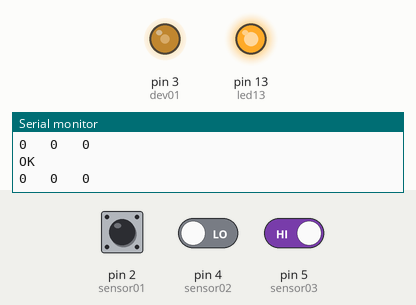
Simulated run of this sketch. Board: Arduino Uno, built with avr-gcc and run on an emulated ATmega328P. Shown: output pins drawn as LEDs (lit = HIGH), the last lines printed to the serial monitor. Inputs (shaded band) come from the test bench; at power-on: pin 4 (sensor02) LOW, pin 2 (sensor01) LOW, pin 5 (sensor03) HIGH.

Above: at 1.2 s.
1.3 s: pin 4 (sensor02) driven HIGH
At 2.0 s:
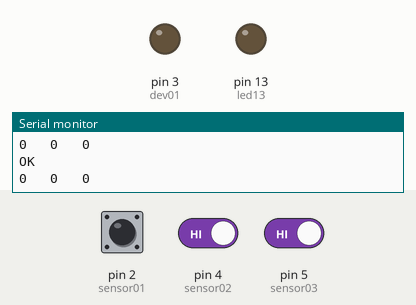
8.8 s: pin 2 (sensor01) pulsed HIGH 2 times (0.12 s each, 0.3 s apart)
At 9.6 s:
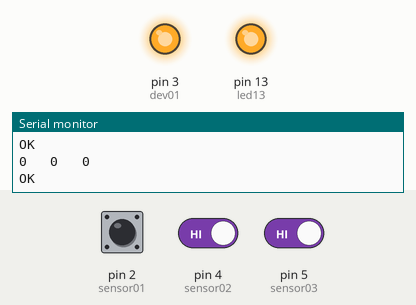
Timing chart, 0 to 11.8 s (numbered marks = the images above; inputs shaded):
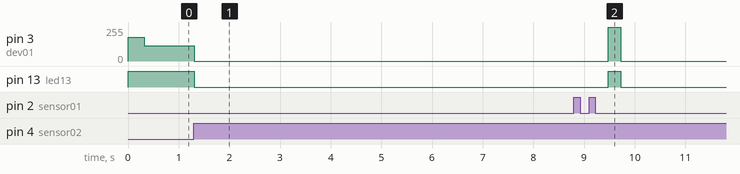

Measured:
- after the input at 1.3 s, pin 13 (led13): HIGH → LOW at once
- after the input at 8.8 s, pin 3 (dev01): 0/255 → 255/255 after 0.68 s, → 0/255 0.24 s later; pin 13 (led13): LOW → HIGH after 0.68 s, → LOW 0.24 s later

The sketch:

Drv_0.1.ino
```cpp
const int sensor01 = 2;//                             Кнопка (на пин поступает постоянно 5 вольт, активируется, когда на пин подается GND)
const int sensor02 = 4;//                             Точка синхронизации координат (Sharp 1A22LC)(она же сенсор инициализации, сенсор полного периода времени цикла)
const int sensor03 = 5;//                             Щелевой тахометр (Sharp 1A22LC), устройства DEV1 (открытая = 0, перекрытая = 1)если ловит HIGH(перекрытая) то показания идут +1, если же ловит LOW(открытая) то показания идут -1.
const int dev01 = 3;//                                Двигатель (Toshiba DCM-1240-2AU) (24х щелевой)
const int led13 = 13;//                               Встроенный светодиод (Индикация работы DEV1)


boolean initialization = false;//                     Метка статуса инициализации, открывает функцию подачи сигнала на двигатели, остальные функции идут в обход инициализации.
boolean *pInitialization = &initialization;
unsigned int initializationTemp = 1900;//             Временная метка выхода за диапазон времени выполнения цикла инициализации, принуждает провести цикл инициализации заново
unsigned int *pInitializationTemp = &initializationTemp;


unsigned int sensor01Temp = 0;//                       Результирующая импульса в милисекундах
unsigned int *pSensor01Temp = &sensor01Temp;
unsigned int sensor01TempNull = 500;//                 Сброс счетчика в null спустя заданное переменной количество милисекунд
unsigned int *pSensor01TempNull = &sensor01TempNull;
unsigned long sensor01Time1 = 0;//                     Точка времени, вычитаемая из большей
unsigned long *pSensor01Time1 = &sensor01Time1;
unsigned long sensor01Time2 = 0;//                     Точка времени для вычета меньшей точки
unsigned long *pSensor01Time2 = &sensor01Time2;


unsigned int sensor02Temp0 = 0;//                       Результирующая импульса в милисекундах  (ОТРИЦАТЕЛЬНЫЙ ПЕРИОД)
unsigned int *pSensor02Temp0 = &sensor02Temp0;
unsigned int sensor02Temp1 = 0;//                       Результирующая импульса в милисекундах (ПОЛОЖИТЕЛЬНЫЙ ПЕРИОД)
unsigned int *pSensor02Temp1 = &sensor02Temp1;
unsigned int sensor02TempNull = 5000;//                 Сброс счетчика в null спустя заданное переменной количество милисекунд
unsigned int *pSensor02TempNull = &sensor02TempNull;

unsigned long sensor02Time01 = 0;//                     Точка времени, вычитаемая из большей  (ОТРИЦАТЕЛЬНЫЙ ПЕРИОД)
unsigned long *pSensor02Time01 = &sensor02Time01;
unsigned long sensor02Time02 = 0;//                     Точка времени для вычета меньшей точки  (ОТРИЦАТЕЛЬНЫЙ ПЕРИОД)
unsigned long *pSensor02Time02 = &sensor02Time02;
unsigned long sensor02Time1 = 0;//                      Точка времени, вычитаемая из большей (ПОЛОЖИТЕЛЬНЫЙ ПЕРИОД)
unsigned long *pSensor02Time1 = &sensor02Time1;
unsigned long sensor02Time2 = 0;//                      Точка времени для вычета меньшей точки (ПОЛОЖИТЕЛЬНЫЙ ПЕРИОД)
unsigned long *pSensor02Time2 = &sensor02Time2;


unsigned int sensor03Temp = 0;//                       Результирующая длины импульса
unsigned int *pSensor03Temp = &sensor03Temp;
unsigned int sensor03Inc = 0;//                        Количество сработок сенсора
unsigned int *pSensor03Inc = &sensor03Inc;
unsigned int sensor03Cicl = 0;//                       Количество циклов оборота тахометра
unsigned int *pSensor03Cicl = &sensor03Cicl;


void setup() {
  Serial.begin(9600);
  pinMode(sensor01, INPUT);
  pinMode(sensor02, INPUT);
  pinMode(sensor03, INPUT);
  pinMode(dev01, OUTPUT);
  pinMode(led13, OUTPUT);
}


void loop() {
  fInitialization();
  fStatSensor();
  if (*pInitialization == true) fRunDev();
  Serial.print("OK\n");
  //Serial.print(*pSensor01Temp);
  //Serial.print("            ");
  //Serial.print(*pSensor02Temp0);
  //Serial.print("   ");
  //Serial.print(*pSensor02Temp1);
  //Serial.print("\n");

  Serial.print(*pSensor03Temp);
  Serial.print("   ");
  Serial.print(*pSensor03Inc);
  Serial.print("   ");
  Serial.print(*pSensor03Cicl);
  Serial.print("\n");
}


void fInitialization() {  // инициализация START

  //тестовый зброс инициализации
  //  if (digitalRead(sensor02) == 0)
  //      {
  //        *pInitialization = false;
  //      }
  //тестовый зброс инициализации

  if (*pInitialization == false)
  {

    if ((*pSensor02Temp1) <= 300)
    {
      digitalWrite(led13, HIGH);
      analogWrite(dev01, 180);
      //Serial.print("  DEV01 LOW(210)\n");
    }
    else
    {
      // !!!ВНИМАНИЕ!!! для корректной работы необходимо изменить частоту!
      analogWrite(dev01, 116); // пониженный сигнал шим для уменьшения инерции и точного позиционирования метки в точки начала координат (116 - рабочая частота, ? - тестовая(500мл)) зависит от веса, нагружаемого на ось
      if ((*pSensor02Temp1) >= 2000 && (*pSensor02Temp1) <= 2500) // увеличить нагрузку, если механизм заклинило, так как заклинивший механизм есть причина нарушения цикла времени не выполняется правило установки истинности
      {
        digitalWrite(led13, HIGH);
        analogWrite(dev01, 180);
        //Serial.print("  DEV01 LOW(210)\n");
      }
      if ((digitalRead(sensor02) == 1) && (*pSensor02Temp1) < (*pInitializationTemp)) // правило установки истинности, завершающее инициализацию
      {
        *pInitialization = true;
        analogWrite(dev01, 0); // Сигнал остановки на случай, если устройство синхронизировано вручную либо остановка цикла синхронизации
      }
    }

  }

}  // инициализация END


void fStatSensor() {  // sensor START

  // sensor 01 (BTN) START
  if ( digitalRead(sensor01) == HIGH)
  {
    *pSensor01Time1 = 0; // Сброс первоначальной точки отсчета временной 1
  }

  if ( digitalRead(sensor01) == LOW)
  {
    if (*pSensor01Time1 == 0) (*pSensor01Time1) = millis(); // Установка первоночальной временной 1
    *pSensor01Time2 = 0; // Сброс первоначальной точки отсчета временной 2
    if (*pSensor01Time2 == 0) (*pSensor01Time2) = millis(); // Установка первоначальной временной 2
    *pSensor01Temp = (*pSensor01Time2) - (*pSensor01Time1); // Результирующая временная сработки сенсора, переинициализация при каждой сработке сенсора
  }

  if ((*pSensor01Temp) >= (*pSensor01TempNull)) (*pSensor01Temp) = 0;
  // sensor 01 (BTN) END

  // sensor 02 (СИНХРОНИЗАТОР) START
  if ( digitalRead(sensor02) == HIGH)
  {
    *pSensor02Time1 = 0; // Сброс первоначальной точки отсчета временной 1
    if (*pSensor02Time01 == 0) (*pSensor02Time01) = millis(); // Установка первоначальной временной 1
    *pSensor02Time02 = 0; // Сброс первоначальной точки отсчета временной 2
    if (*pSensor02Time02 == 0) (*pSensor02Time02) = millis(); // Установка первоначальной временной 2
    *pSensor02Temp0 = (*pSensor02Time02) - (*pSensor02Time01); // Результирующая временная сработки сенсора, переинициализация при каждой сработке сенсора
  }

  if ( digitalRead(sensor02) == LOW)
  { // цикл крейцкопфа START
    *pSensor02Time01 = 0; // Сброс первоначальной точки отсчета временной 1
    if (*pSensor02Time1 == 0) (*pSensor02Time1) = millis(); // Установка первоначальной временной 1
    *pSensor02Time2 = 0; // Сброс первоначальной точки отсчета временной 2
    if (*pSensor02Time2 == 0) (*pSensor02Time2) = millis(); // Установка первоначальной временной 2
    *pSensor02Temp1 = (*pSensor02Time2) - (*pSensor02Time1); // Результирующая временная сработки сенсора, переинициализация при каждой сработке сенсора
  } // цикл крейцкопфа END

  if ((*pSensor02Temp0) >= (*pSensor02TempNull)) (*pSensor02Temp0) = 0; // сброс счетчика
  if ((*pSensor02Temp1) >= (*pSensor02TempNull)) (*pSensor02Temp1) = 0; // сброс счетчика
  // sensor 02 (СИНХРОНИЗАТОР) END

  // sensor 03 (DEV1) START
  if ( digitalRead(sensor03) == LOW) (*pSensor03Temp)++;
  if ((*pSensor03Temp) >= 200) (*pSensor03Temp) =0;

  if ( digitalRead(sensor03) == HIGH)
  {
    if ((*pSensor03Temp) > 0) (*pSensor03Inc) ++;
    (*pSensor03Temp) = 0;
  }

  if ((*pSensor03Inc) >= 15 && (*pInitialization) == true) // значение по идее должно быть 192, но ловим 15 (!!что есть нехорошо!!) на физический цикл устройства. Диск(24щели) делает 8 полных оборотов (что примерно составляет 192 показания)
  {
    (*pSensor03Cicl) ++;
    (*pSensor03Inc) = 0;
  }
  // sensor 03 (DEV1) END

}  // sensor END


void fRunDev() {  // DEV START

  // Run Dev 01
  if ((*pSensor01Temp) >= 0 && (*pSensor01Temp) <= 250)
  {
    digitalWrite(led13, LOW);
    analogWrite(dev01, 0);
    //Serial.print("  DEV01 STOP (0)\n");
  }

  if ((*pSensor01Temp) >= 251 && (*pSensor01Temp) <= 700)
  {
    if ((*pSensor02Temp1) <= 850)
    {
      digitalWrite(led13, HIGH);
      analogWrite(dev01, 190);
      //Serial.print("  DEV01 LOW(210)\n");
    }
    else
    {
      digitalWrite(led13, HIGH);
      analogWrite(dev01, 255);
      //Serial.print("  DEV01 HIG(255)\n");
    }
  }
  // Run Dev 01

}  // DEV END
```
